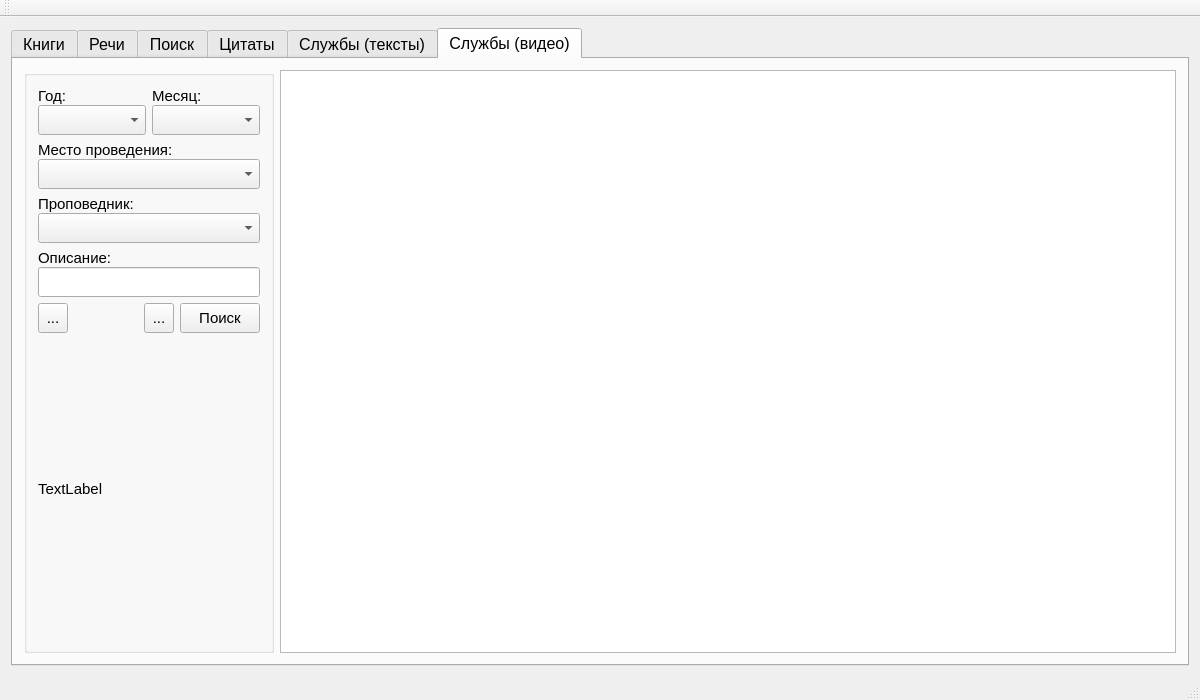
<?xml version="1.0" encoding="UTF-8"?>
<ui version="4.0">
 <class>MainWindow</class>
 <widget class="QMainWindow" name="MainWindow">
  <property name="geometry">
   <rect>
    <x>0</x>
    <y>0</y>
    <width>1200</width>
    <height>700</height>
   </rect>
  </property>
  <property name="font">
   <font>
    <pointsize>11</pointsize>
   </font>
  </property>
  <property name="windowTitle">
   <string>MainWindow</string>
  </property>
  <widget class="QWidget" name="centralWidget">
   <layout class="QVBoxLayout" name="verticalLayout_2">
    <item>
     <widget class="QTabWidget" name="tab">
      <property name="font">
       <font>
        <pointsize>12</pointsize>
       </font>
      </property>
      <property name="locale">
       <locale language="Russian" country="Russia"/>
      </property>
      <property name="currentIndex">
       <number>5</number>
      </property>
      <widget class="QWidget" name="tab_1">
       <attribute name="title">
        <string>Книги</string>
       </attribute>
       <layout class="QVBoxLayout" name="verticalLayout">
        <item>
         <layout class="QHBoxLayout" name="horizontalLayout">
          <item>
           <widget class="QComboBox" name="cbxbooks">
            <property name="minimumSize">
             <size>
              <width>0</width>
              <height>30</height>
             </size>
            </property>
            <property name="maximumSize">
             <size>
              <width>900</width>
              <height>16777215</height>
             </size>
            </property>
            <property name="font">
             <font>
              <pointsize>12</pointsize>
             </font>
            </property>
           </widget>
          </item>
          <item>
           <widget class="QComboBox" name="cbxchapters">
            <property name="minimumSize">
             <size>
              <width>600</width>
              <height>30</height>
             </size>
            </property>
            <property name="maximumSize">
             <size>
              <width>600</width>
              <height>16777215</height>
             </size>
            </property>
            <property name="font">
             <font>
              <pointsize>12</pointsize>
             </font>
            </property>
           </widget>
          </item>
          <item>
           <widget class="QToolButton" name="cmdrestart">
            <property name="minimumSize">
             <size>
              <width>30</width>
              <height>30</height>
             </size>
            </property>
            <property name="styleSheet">
             <string notr="true"/>
            </property>
            <property name="text">
             <string>R</string>
            </property>
           </widget>
          </item>
          <item>
           <widget class="QToolButton" name="cmdlinkbooks">
            <property name="minimumSize">
             <size>
              <width>30</width>
              <height>30</height>
             </size>
            </property>
            <property name="maximumSize">
             <size>
              <width>30</width>
              <height>30</height>
             </size>
            </property>
            <property name="text">
             <string/>
            </property>
            <property name="icon">
             <iconset>
              <normalon>:/images/www.ico</normalon>
             </iconset>
            </property>
            <property name="iconSize">
             <size>
              <width>25</width>
              <height>25</height>
             </size>
            </property>
           </widget>
          </item>
          <item>
           <spacer name="horizontalSpacer">
            <property name="orientation">
             <enum>Qt::Horizontal</enum>
            </property>
            <property name="sizeHint" stdset="0">
             <size>
              <width>40</width>
              <height>20</height>
             </size>
            </property>
           </spacer>
          </item>
         </layout>
        </item>
        <item>
         <widget class="QTextBrowser" name="txtbook">
          <property name="font">
           <font>
            <pointsize>12</pointsize>
           </font>
          </property>
         </widget>
        </item>
       </layout>
      </widget>
      <widget class="QWidget" name="tab_4">
       <attribute name="title">
        <string>Речи</string>
       </attribute>
       <layout class="QVBoxLayout" name="verticalLayout_5">
        <item>
         <layout class="QHBoxLayout" name="horizontalLayout_4">
          <item>
           <layout class="QGridLayout" name="gridLayout">
            <property name="spacing">
             <number>0</number>
            </property>
            <item row="0" column="0">
             <widget class="QCheckBox" name="chbIO">
              <property name="styleSheet">
               <string notr="true">font-size: 16px;</string>
              </property>
              <property name="text">
               <string>ИО</string>
              </property>
             </widget>
            </item>
            <item row="0" column="1">
             <widget class="QRadioButton" name="rrus">
              <property name="styleSheet">
               <string notr="true">font-size: 16px;</string>
              </property>
              <property name="text">
               <string>rus</string>
              </property>
             </widget>
            </item>
            <item row="1" column="0">
             <widget class="QCheckBox" name="chbIM">
              <property name="styleSheet">
               <string notr="true">font-size: 16px;</string>
              </property>
              <property name="text">
               <string>ИМ</string>
              </property>
             </widget>
            </item>
            <item row="1" column="1">
             <widget class="QRadioButton" name="reng">
              <property name="styleSheet">
               <string notr="true">font-size: 16px;</string>
              </property>
              <property name="text">
               <string>eng</string>
              </property>
             </widget>
            </item>
           </layout>
          </item>
          <item>
           <widget class="QComboBox" name="cbxyears">
            <property name="minimumSize">
             <size>
              <width>100</width>
              <height>30</height>
             </size>
            </property>
            <property name="maximumSize">
             <size>
              <width>900</width>
              <height>16777215</height>
             </size>
            </property>
            <property name="font">
             <font>
              <pointsize>12</pointsize>
             </font>
            </property>
           </widget>
          </item>
          <item>
           <widget class="QComboBox" name="cbxspeech">
            <property name="minimumSize">
             <size>
              <width>800</width>
              <height>30</height>
             </size>
            </property>
            <property name="maximumSize">
             <size>
              <width>600</width>
              <height>16777215</height>
             </size>
            </property>
            <property name="font">
             <font>
              <pointsize>12</pointsize>
             </font>
            </property>
           </widget>
          </item>
          <item>
           <widget class="QToolButton" name="cmdlinkspeech">
            <property name="minimumSize">
             <size>
              <width>30</width>
              <height>30</height>
             </size>
            </property>
            <property name="text">
             <string/>
            </property>
            <property name="icon">
             <iconset>
              <normalon>:/images/www.ico</normalon>
             </iconset>
            </property>
            <property name="iconSize">
             <size>
              <width>25</width>
              <height>25</height>
             </size>
            </property>
           </widget>
          </item>
         </layout>
        </item>
        <item>
         <widget class="QTextBrowser" name="txtspeech">
          <property name="font">
           <font>
            <pointsize>12</pointsize>
           </font>
          </property>
         </widget>
        </item>
       </layout>
      </widget>
      <widget class="QWidget" name="tab_2">
       <property name="locale">
        <locale language="Russian" country="Russia"/>
       </property>
       <attribute name="title">
        <string>Поиск</string>
       </attribute>
       <layout class="QVBoxLayout" name="verticalLayout_4">
        <item>
         <widget class="QLineEdit" name="txtsearch">
          <property name="minimumSize">
           <size>
            <width>0</width>
            <height>30</height>
           </size>
          </property>
          <property name="font">
           <font>
            <pointsize>12</pointsize>
           </font>
          </property>
         </widget>
        </item>
        <item>
         <layout class="QHBoxLayout" name="horizontalLayout_2">
          <item>
           <layout class="QVBoxLayout" name="verticalLayout_3">
            <property name="spacing">
             <number>0</number>
            </property>
            <item>
             <widget class="QRadioButton" name="rrus_search">
              <property name="styleSheet">
               <string notr="true">font-size: 16px;</string>
              </property>
              <property name="text">
               <string>rus</string>
              </property>
             </widget>
            </item>
            <item>
             <widget class="QRadioButton" name="reng_search">
              <property name="styleSheet">
               <string notr="true">font-size: 16px;</string>
              </property>
              <property name="text">
               <string>eng</string>
              </property>
             </widget>
            </item>
           </layout>
          </item>
          <item>
           <widget class="QComboBox" name="cbxres">
            <property name="sizePolicy">
             <sizepolicy hsizetype="Expanding" vsizetype="Fixed">
              <horstretch>0</horstretch>
              <verstretch>0</verstretch>
             </sizepolicy>
            </property>
            <property name="minimumSize">
             <size>
              <width>700</width>
              <height>30</height>
             </size>
            </property>
            <property name="styleSheet">
             <string notr="true">font-size: 16px;</string>
            </property>
           </widget>
          </item>
          <item>
           <widget class="QToolButton" name="cmdlinksearch">
            <property name="minimumSize">
             <size>
              <width>30</width>
              <height>30</height>
             </size>
            </property>
            <property name="maximumSize">
             <size>
              <width>30</width>
              <height>30</height>
             </size>
            </property>
            <property name="text">
             <string/>
            </property>
            <property name="icon">
             <iconset>
              <normalon>:/images/www.ico</normalon>
             </iconset>
            </property>
            <property name="iconSize">
             <size>
              <width>25</width>
              <height>25</height>
             </size>
            </property>
           </widget>
          </item>
         </layout>
        </item>
        <item>
         <widget class="QTextBrowser" name="txtres">
          <property name="font">
           <font>
            <pointsize>12</pointsize>
           </font>
          </property>
         </widget>
        </item>
       </layout>
      </widget>
      <widget class="QWidget" name="tab_3">
       <attribute name="title">
        <string>Цитаты</string>
       </attribute>
       <layout class="QVBoxLayout" name="verticalLayout_6">
        <item>
         <layout class="QHBoxLayout" name="horizontalLayout_3">
          <item>
           <widget class="QLineEdit" name="txtsearch_quote">
            <property name="minimumSize">
             <size>
              <width>0</width>
              <height>30</height>
             </size>
            </property>
            <property name="font">
             <font>
              <pointsize>12</pointsize>
             </font>
            </property>
           </widget>
          </item>
          <item>
           <widget class="QToolButton" name="cmdexport">
            <property name="minimumSize">
             <size>
              <width>30</width>
              <height>30</height>
             </size>
            </property>
            <property name="toolTip">
             <string>Экспорт в файл</string>
            </property>
            <property name="text">
             <string/>
            </property>
            <property name="icon">
             <iconset>
              <normalon>:/images/export-in-file.png</normalon>
             </iconset>
            </property>
            <property name="iconSize">
             <size>
              <width>25</width>
              <height>25</height>
             </size>
            </property>
           </widget>
          </item>
          <item>
           <widget class="QToolButton" name="cmdclear">
            <property name="minimumSize">
             <size>
              <width>30</width>
              <height>30</height>
             </size>
            </property>
            <property name="toolTip">
             <string>Очистка экрана</string>
            </property>
            <property name="text">
             <string/>
            </property>
            <property name="icon">
             <iconset>
              <normalon>:/images/clear.png</normalon>
             </iconset>
            </property>
            <property name="iconSize">
             <size>
              <width>25</width>
              <height>25</height>
             </size>
            </property>
           </widget>
          </item>
         </layout>
        </item>
        <item>
         <widget class="QTextBrowser" name="txtres_quote">
          <property name="font">
           <font>
            <pointsize>12</pointsize>
           </font>
          </property>
          <property name="toolTip">
           <string>Экспорт в файл</string>
          </property>
         </widget>
        </item>
       </layout>
      </widget>
      <widget class="QWidget" name="tab_5">
       <attribute name="title">
        <string>Службы (тексты)</string>
       </attribute>
       <layout class="QVBoxLayout" name="verticalLayout_7">
        <item>
         <layout class="QHBoxLayout" name="horizontalLayout_5">
          <item>
           <widget class="QComboBox" name="cbxyears_sstxt">
            <property name="minimumSize">
             <size>
              <width>100</width>
              <height>30</height>
             </size>
            </property>
            <property name="maximumSize">
             <size>
              <width>100</width>
              <height>30</height>
             </size>
            </property>
            <property name="font">
             <font>
              <pointsize>12</pointsize>
             </font>
            </property>
           </widget>
          </item>
          <item>
           <widget class="QComboBox" name="cbxsstxt">
            <property name="sizePolicy">
             <sizepolicy hsizetype="Expanding" vsizetype="Fixed">
              <horstretch>0</horstretch>
              <verstretch>0</verstretch>
             </sizepolicy>
            </property>
            <property name="minimumSize">
             <size>
              <width>900</width>
              <height>30</height>
             </size>
            </property>
            <property name="maximumSize">
             <size>
              <width>1200</width>
              <height>16777215</height>
             </size>
            </property>
            <property name="font">
             <font>
              <pointsize>12</pointsize>
             </font>
            </property>
           </widget>
          </item>
          <item>
           <widget class="QToolButton" name="cmdlinksstxtrus">
            <property name="minimumSize">
             <size>
              <width>30</width>
              <height>30</height>
             </size>
            </property>
            <property name="maximumSize">
             <size>
              <width>30</width>
              <height>30</height>
             </size>
            </property>
            <property name="text">
             <string/>
            </property>
            <property name="icon">
             <iconset>
              <normalon>:/images/www.ico</normalon>
             </iconset>
            </property>
            <property name="iconSize">
             <size>
              <width>25</width>
              <height>25</height>
             </size>
            </property>
           </widget>
          </item>
         </layout>
        </item>
        <item>
         <widget class="QTextBrowser" name="txtsstxt">
          <property name="maximumSize">
           <size>
            <width>1300</width>
            <height>16777215</height>
           </size>
          </property>
          <property name="font">
           <font>
            <pointsize>12</pointsize>
           </font>
          </property>
         </widget>
        </item>
       </layout>
      </widget>
      <widget class="QWidget" name="tab_6">
       <attribute name="title">
        <string>Службы (видео)</string>
       </attribute>
       <layout class="QHBoxLayout" name="horizontalLayout_8">
        <item>
         <widget class="QGroupBox" name="groupBox">
          <property name="sizePolicy">
           <sizepolicy hsizetype="Fixed" vsizetype="Preferred">
            <horstretch>0</horstretch>
            <verstretch>0</verstretch>
           </sizepolicy>
          </property>
          <property name="minimumSize">
           <size>
            <width>250</width>
            <height>0</height>
           </size>
          </property>
          <property name="maximumSize">
           <size>
            <width>250</width>
            <height>16777215</height>
           </size>
          </property>
          <property name="font">
           <font>
            <pointsize>10</pointsize>
           </font>
          </property>
          <property name="title">
           <string/>
          </property>
          <layout class="QVBoxLayout" name="verticalLayout_13">
           <item>
            <layout class="QHBoxLayout" name="horizontalLayout_6">
             <item>
              <layout class="QVBoxLayout" name="verticalLayout_8">
               <property name="spacing">
                <number>0</number>
               </property>
               <item>
                <widget class="QLabel" name="lblTag_3">
                 <property name="font">
                  <font>
                   <pointsize>11</pointsize>
                  </font>
                 </property>
                 <property name="text">
                  <string>Год:</string>
                 </property>
                </widget>
               </item>
               <item>
                <widget class="QComboBox" name="cbxssyears">
                 <property name="minimumSize">
                  <size>
                   <width>0</width>
                   <height>30</height>
                  </size>
                 </property>
                 <property name="font">
                  <font>
                   <pointsize>11</pointsize>
                  </font>
                 </property>
                </widget>
               </item>
              </layout>
             </item>
             <item>
              <layout class="QVBoxLayout" name="verticalLayout_9">
               <property name="spacing">
                <number>0</number>
               </property>
               <item>
                <widget class="QLabel" name="lblTag_4">
                 <property name="font">
                  <font>
                   <pointsize>11</pointsize>
                  </font>
                 </property>
                 <property name="text">
                  <string>Месяц:</string>
                 </property>
                </widget>
               </item>
               <item>
                <widget class="QComboBox" name="cbxssmonths">
                 <property name="minimumSize">
                  <size>
                   <width>0</width>
                   <height>30</height>
                  </size>
                 </property>
                 <property name="font">
                  <font>
                   <pointsize>11</pointsize>
                  </font>
                 </property>
                </widget>
               </item>
              </layout>
             </item>
            </layout>
           </item>
           <item>
            <layout class="QVBoxLayout" name="verticalLayout_10">
             <property name="spacing">
              <number>0</number>
             </property>
             <item>
              <widget class="QLabel" name="lblTag">
               <property name="font">
                <font>
                 <pointsize>11</pointsize>
                </font>
               </property>
               <property name="text">
                <string>Место проведения:</string>
               </property>
              </widget>
             </item>
             <item>
              <widget class="QComboBox" name="cbxlocation">
               <property name="minimumSize">
                <size>
                 <width>0</width>
                 <height>30</height>
                </size>
               </property>
               <property name="font">
                <font>
                 <pointsize>11</pointsize>
                </font>
               </property>
              </widget>
             </item>
            </layout>
           </item>
           <item>
            <layout class="QVBoxLayout" name="verticalLayout_11">
             <property name="spacing">
              <number>0</number>
             </property>
             <item>
              <widget class="QLabel" name="lblTag_2">
               <property name="font">
                <font>
                 <pointsize>11</pointsize>
                </font>
               </property>
               <property name="text">
                <string>Проповедник:</string>
               </property>
              </widget>
             </item>
             <item>
              <widget class="QComboBox" name="cbxpreacher">
               <property name="minimumSize">
                <size>
                 <width>0</width>
                 <height>30</height>
                </size>
               </property>
               <property name="font">
                <font>
                 <pointsize>11</pointsize>
                </font>
               </property>
              </widget>
             </item>
            </layout>
           </item>
           <item>
            <layout class="QVBoxLayout" name="verticalLayout_12">
             <property name="spacing">
              <number>0</number>
             </property>
             <item>
              <widget class="QLabel" name="label">
               <property name="font">
                <font>
                 <pointsize>11</pointsize>
                </font>
               </property>
               <property name="text">
                <string>Описание:</string>
               </property>
              </widget>
             </item>
             <item>
              <widget class="QLineEdit" name="txtpattern">
               <property name="minimumSize">
                <size>
                 <width>0</width>
                 <height>30</height>
                </size>
               </property>
               <property name="font">
                <font>
                 <pointsize>11</pointsize>
                </font>
               </property>
              </widget>
             </item>
            </layout>
           </item>
           <item>
            <layout class="QHBoxLayout" name="horizontalLayout_7">
             <item>
              <widget class="QToolButton" name="btnRefresh">
               <property name="minimumSize">
                <size>
                 <width>30</width>
                 <height>30</height>
                </size>
               </property>
               <property name="font">
                <font>
                 <pointsize>11</pointsize>
                </font>
               </property>
               <property name="text">
                <string>...</string>
               </property>
               <property name="icon">
                <iconset resource="bin/img.qrc">
                 <normaloff>:/images/ex.png</normaloff>:/images/ex.png</iconset>
               </property>
               <property name="iconSize">
                <size>
                 <width>22</width>
                 <height>22</height>
                </size>
               </property>
              </widget>
             </item>
             <item>
              <spacer name="horizontalSpacer_2">
               <property name="orientation">
                <enum>Qt::Horizontal</enum>
               </property>
               <property name="sizeHint" stdset="0">
                <size>
                 <width>40</width>
                 <height>20</height>
                </size>
               </property>
              </spacer>
             </item>
             <item>
              <widget class="QToolButton" name="btnClear">
               <property name="minimumSize">
                <size>
                 <width>30</width>
                 <height>30</height>
                </size>
               </property>
               <property name="font">
                <font>
                 <pointsize>11</pointsize>
                </font>
               </property>
               <property name="text">
                <string>...</string>
               </property>
               <property name="icon">
                <iconset>
                 <normalon>:/images/clear.png</normalon>
                </iconset>
               </property>
              </widget>
             </item>
             <item>
              <widget class="QPushButton" name="btnSearch">
               <property name="minimumSize">
                <size>
                 <width>0</width>
                 <height>30</height>
                </size>
               </property>
               <property name="font">
                <font>
                 <pointsize>11</pointsize>
                </font>
               </property>
               <property name="text">
                <string>Поиск</string>
               </property>
               <property name="icon">
                <iconset>
                 <normalon>:/images/search.png</normalon>
                </iconset>
               </property>
              </widget>
             </item>
            </layout>
           </item>
           <item>
            <spacer name="verticalSpacer">
             <property name="orientation">
              <enum>Qt::Vertical</enum>
             </property>
             <property name="sizeHint" stdset="0">
              <size>
               <width>20</width>
               <height>40</height>
              </size>
             </property>
            </spacer>
           </item>
           <item>
            <widget class="QLabel" name="lblPix">
             <property name="font">
              <font>
               <pointsize>11</pointsize>
              </font>
             </property>
             <property name="text">
              <string>TextLabel</string>
             </property>
            </widget>
           </item>
           <item>
            <spacer name="verticalSpacer_2">
             <property name="orientation">
              <enum>Qt::Vertical</enum>
             </property>
             <property name="sizeHint" stdset="0">
              <size>
               <width>20</width>
               <height>40</height>
              </size>
             </property>
            </spacer>
           </item>
          </layout>
         </widget>
        </item>
        <item>
         <widget class="QTableWidget" name="tw">
          <property name="font">
           <font>
            <pointsize>11</pointsize>
           </font>
          </property>
         </widget>
        </item>
       </layout>
      </widget>
     </widget>
    </item>
   </layout>
  </widget>
  <widget class="QMenuBar" name="menuBar">
   <property name="geometry">
    <rect>
     <x>0</x>
     <y>0</y>
     <width>1200</width>
     <height>21</height>
    </rect>
   </property>
  </widget>
  <widget class="QToolBar" name="mainToolBar">
   <property name="font">
    <font>
     <pointsize>12</pointsize>
    </font>
   </property>
   <property name="iconSize">
    <size>
     <width>40</width>
     <height>40</height>
    </size>
   </property>
   <attribute name="toolBarArea">
    <enum>TopToolBarArea</enum>
   </attribute>
   <attribute name="toolBarBreak">
    <bool>false</bool>
   </attribute>
  </widget>
  <widget class="QStatusBar" name="statusBar"/>
 </widget>
 <layoutdefault spacing="6" margin="11"/>
 <resources>
  <include location="bin/img.qrc"/>
 </resources>
 <connections/>
</ui>
